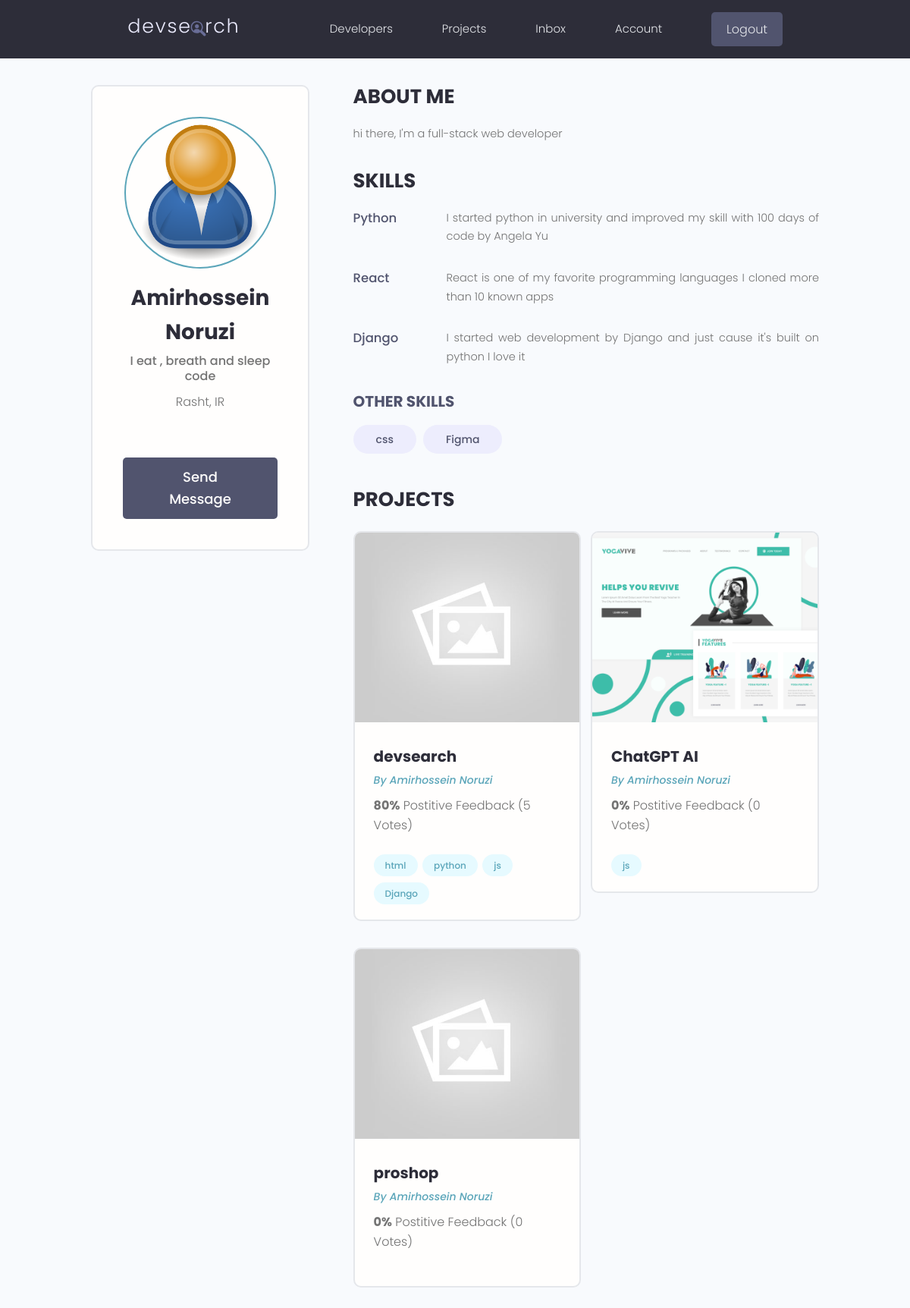
Screenshot of /profile/6ff86173-893d-43ed-918a-2d8f8346ecb2/ (signed in) with the database file from the repository.
### users/models.py (models this page shows, shortened)
class Profile(models.Model):
    user = models.OneToOneField(User, on_delete=models.CASCADE, null=True, blank=True)
    name = models.CharField(max_length=200, null=True, blank=True)
    email = models.EmailField(max_length=500, null=True, blank=True)
    username = models.CharField(max_length=200, null=True, blank=True)
    location = models.CharField(max_length=200, null=True, blank=True)
    short_intro = models.CharField(max_length=200, null=True, blank=True)
    bio = models.TextField(null=True, blank=True)
    profile_image = models.ImageField(default='profiles/user-default.png', upload_to='profiles/', null=True, blank=True)
    social_github = models.CharField(max_length=200, null=True, blank=True)
    social_linkedin = models.CharField(max_length=200, null=True, blank=True)
    social_twitter = models.CharField(max_length=200, null=True, blank=True)
    social_website = models.CharField(max_length=200, null=True, blank=True)
    created = models.DateTimeField(auto_now_add=True)
    id = models.UUIDField(default=uuid.uuid4, primary_key=True, unique=True, editable=False)
    class Meta:
        ordering = ['created']
    @property
    def imageUrl(self):
        try:
            url = self.profile_image.url
        except:
            url = ''
        return url

class Skill(models.Model):
    owner = models.ForeignKey(Profile, on_delete=models.CASCADE, null=True, blank=True)
    name = models.CharField(max_length=200, null=True, blank=True)
    description = models.TextField(null=True, blank=True)
    created = models.DateTimeField(auto_now_add=True)
    id = models.UUIDField(default=uuid.uuid4, primary_key=True, unique=True, editable=False)
    def __str__(self):
        return str(self.name)

### projects/models.py (models this page shows, shortened)
class Project(models.Model):
    owner = models.ForeignKey(Profile, null=True, blank=True, on_delete=models.CASCADE)
    title = models.CharField(max_length=50)
    description = models.TextField(null=True, blank=True)
    featured_image = models.ImageField(default='default.jpg', blank=True, null=True)
    tags = models.ManyToManyField("Tag", blank=True)
    demo_link = models.CharField(max_length=2000, null=True, blank=True)
    source_link = models.CharField(max_length=2000, null=True, blank=True)
    vote_total = models.IntegerField(default=0, null=True, blank=True)
    vote_ratio = models.IntegerField(default=0, null=True, blank=True)
    created = models.DateTimeField(auto_now_add=True)
    id = models.UUIDField(default=uuid.uuid4, primary_key=True, unique=True, editable=False)
    class Meta:
        ordering = ['-vote_ratio', 'vote_total', 'title']
    @property
    def imageUrl(self):
        try:
            url = self.featured_image.url
        except:
            url = ''
        return url

class Tag(models.Model):
    name = models.CharField(max_length=200)
    created = models.DateTimeField(auto_now_add=True)
    id = models.UUIDField(default=uuid.uuid4, primary_key=True, unique=True, editable=False)
    def __str__(self):
        return self.name

### users/views.py (the view)
# urls.py: path('profile/<str:pk>/', views.profilePage, name='single-profile'),
def profilePage(request, pk):
    profileObj = Profile.objects.get(id=pk)
    if request.user.profile == profileObj:
        return redirect('account')
    topSkills = profileObj.skill_set.exclude(description__exact="")
    otherSkills = profileObj.skill_set.filter(description="")
    context = {
        'profile': profileObj,
        'topSkills': topSkills,
        'otherSkills': otherSkills
    }
    return render(request, 'users/user-profile.html', context)

### users/templates/users/user-profile.html (shortened to what this page needs)
{% extends 'base.html' %}
{% block content %}
<main class="profile my-md">
    <div class="container">
        <div class="layout">
            <div class="column column--1of3">
                <div class="card text-center">
                    <div class="card__body dev">
                    <img class="avatar avatar--xl" src="{{profile.imageUrl}}" />
                    <h2 class="dev__name">{{profile.name}}</h2>
                    <p class="dev__title">{{profile.short_intro}}</p>
                    {% if profile.location %}
                        <p class="dev__location">{{profile.location}}</p>
                    {% endif %}
                    <a href="{% url 'send-message' profile.id %}" class="btn btn--sub btn--lg">Send Message </a>
                    </div>
                </div>
            </div>
            <div class="column column--2of3">
                <div class="devInfo">
                    <h3 class="devInfo__title">About Me</h3>
                    <p class="devInfo__about">{{profile.bio}}</p>
                </div>
                <div class="devInfo">
                    <h3 class="devInfo__title">Skills</h3>
                    <div class="devInfo__skills">
                        {% for skill in topSkills %}
                        <div class="devSkill">
                            <h4 class="devSkill__title">{{skill}}</h4>
                            <p class="devSkill__info">{{skill.description}}</p>
                        </div>
                        {% endfor %}
                        <h3 class="devInfo__subtitle">Other Skills</h3>
                        <div class="devInfo__otherSkills">
                            {% for skill in otherSkills %}
                            <span class="tag tag--pill tag--sub tag--lg">
                                <small>{{skill}}</small>
                            </span>
                            {% endfor %}
                        </div>
                    </div>
                </div>
                <div class="devInfo">
                    <h3 class="devInfo__title">Projects</h3>
                    <div class="grid grid--two">
                    {% for project in profile.project_set.all %}
                    <div class="column">
                        <div class="card project">
                        <a href="{% url 'single-project' project.id %}" class="project">
                            <img class="project__thumbnail" src="{{project.imageUrl}}" alt="project thumbnail" />
                            <div class="card__body">
                            <h3 class="project__title">{{project.title}}</h3>
                            <p><a class="project__author" href="profile.html">By {{project.owner.name}}</a></p>
                            <p class="project--rating">
                                <span style="font-weight: bold;">{{project.vote_ratio}}%</span> Postitive
                                Feedback ({{project.vote_total}} Vote{{project.vote_total|pluralize:"s"}})
                            </p>
                            <div class="project__tags">
                                {% for tag in project.tags.all %}
                                <span class="tag tag--pill tag--main">
                                    <small>{{tag}}</small>
                                </span>
                                {% endfor %}
                            </div>
                            </div>
                        </a>
                        </div>
                    </div>
                    {% endfor %}
                    </div>
                </div>
            </div>
        </div>
    </div>
</main>
{% endblock content %}

### devsearch/static/styles/app.css (style rules this page uses)
:root { --color-sub: #2d2d39; }
.btn--sub { background-color: var(--color-sub-light); }
.card { border: 2px solid var(--color-light); }
img { width: 100%; }
.profile .card > .dev { padding: 4rem; }
.dev__name { color: var(--color-sub); font-size: 2.8rem; font-weight: 700; margin-top: 1rem; margin-bottom: 0.5rem; }
.dev__title { font-size: 1.6rem; font-weight: 500; line-height: 1.3; }
.dev__location { margin-top: 1rem; }
.devInfo { margin-bottom: 3rem; }
.devInfo__title, .devInfo__subtitle { font-size: 2.6rem; color: var(--color-sub); text-transform: uppercase; font-weight: 700; margin-bottom: 1.5rem; }
.devInfo__subtitle { font-size: 2rem; color: var(--color-sub-light); }
.devInfo__about, .devSkill__info { font-size: 1.45rem; line-height: 1.7; text-align: justify; }
.devSkill { margin-bottom: 3rem; }
.devSkill__title { font-size: 1.65rem; font-weight: 500; color: var(--color-sub-light); }
@media screen and (min-width: 700px) { .devSkill { display: flex; justify-content: space-between; gap: 3rem; } }
@media screen and (min-width: 700px) { .devSkill__info { flex-basis: 80%; } }
.project__author { font-size: 1.4rem; font-style: italic; }
.project--rating { margin-bottom: 1.6em; margin-top: .5em; }
.project__thumbnail { height: 25rem; object-fit: cover; object-position: top center; }
.project__title { font-size: 2rem; font-weight: 700; color: var(--color-sub); }

### devsearch/static/uikit/styles/modules/_variables.css (style rules this page uses)
:root { --color-main: #5aa5b9; --color-main-light: #e6faff; --color-sub: #3f4156; --color-sub-light: #51546e; --color-sub-lighter: #ededfd; --color-text: #737373; --color-gray: #8b8b8b; --color-light: #e5e7eb; --color-light-gray: #767676; --color-bg: #f8fafd; --color-white: #fffefd; --color-white-light: #f3f3f3; --color-success: #359e64; --color-success-bg: #def8e8; --color-error: #fc4b0b; --color-error-bg: #fff2ee; --font-base: 'Poppins', arial, helvetica, 'Segoe UI', roboto, ubuntu, sans-serif; --font-monospace: 'Fira Code', 'Courier New', courier, monospace; --font-regular: 300; --font-medium: 500; --font-bold: 700; --generic-shadow: 1px 1px 5px #00000010; --generic-transition: all 0.3s ease-in-out; }

### devsearch/static/uikit/styles/modules/_base.css (style rules this page uses)
* { margin: 0; padding: 0; box-sizing: border-box; text-rendering: optimizeLegibility; color: inherit; font-size: inherit; }
html { font-size: 50%; }
@media only screen and (min-width: 480px) { html { font-size: 56.25%; } }
@media only screen and (min-width: 1200px) { html { font-size: 62.5%; } }
body { line-height: 1.6; font-weight: 400; font-size: 1.5rem; color: var(--color-text); background-color: var(--color-bg); min-height: 100vh; }

### devsearch/static/uikit/styles/modules/_typography.css (style rules this page uses)
* { font-family: var(--font-base); }
h2 { font-size: 3.6rem; font-weight: var(--font-bold); }
h3 { font-size: 3.2rem; font-weight: var(--font-medium); }
h4 { font-size: 2.8rem; font-weight: var(--font-medium); }
p, span, strong { font-size: 1.6rem; color: var(--color-text); font-weight: var(--font-regular); }
a { padding-bottom: 2px; text-decoration: none; display: inline-block; color: var(--color-main); font-weight: var(--font-medium); }

### devsearch/static/uikit/styles/modules/_utilities.css (style rules this page uses)
.container { width: 92%; max-width: 165rem; margin: 0 auto; box-sizing: border-box; }
@media screen and (min-width: 1000px) { .container { width: 90%; } }
@media screen and (min-width: 1200px) { .container { width: 80%; } }
.text-center { text-align: center; }
.my-md { margin: 3rem auto; }

### devsearch/static/uikit/styles/modules/_avatar.css (style rules this page uses)
.avatar { border-radius: 50%; border: 2px solid var(--color-main); object-fit: cover; }
.avatar--xl { height: 20rem; width: 20rem; }

### devsearch/static/uikit/styles/modules/_button.css (style rules this page uses)
.btn { display: inline-block; position: relative; cursor: pointer; background-color: var(--color-light); font-weight: var(--font-medium); color: var(--color-sub); text-decoration: none; padding: 1rem 2rem; border-radius: 0.5rem; border: none; width: -webkit-fit-content; width: -moz-fit-content; width: fit-content; height: -webkit-fit-content; height: -moz-fit-content; height: fit-content; font-size: 1.6rem; outline-width: 0; outline-color: transparent; -webkit-backface-visibility: hidden; backface-visibility: hidden; transition: all 0.3s ease-in-out; }
.btn--sub { background-color: var(--color-sub); color: var(--color-white); }
.btn--lg { font-size: 1.8rem; padding: 1.2rem 4.5rem; }

### devsearch/static/uikit/styles/modules/_card.css (style rules this page uses)
.card { border-radius: 1rem; background-color: var(--color-white); border: 1.5px solid var(--color-light); width: auto; height: auto; margin-top: 0.5rem; margin-bottom: 0.5rem; overflow: hidden; }
.card__body, .card__header { padding: 2rem 2.5rem; }

### rows the page displays
Profile: imageUrl (placeholder picture), name "Amirhossein Noruzi", short_intro "I eat , breath and sleep code", location "Rasht, IR", bio "hi there, I'm a full-stack web developer"
Skill: name "Python", description "I started python in university and improved my skill with 100 days of code by Angela Yu"
Skill: name "React", description "React is one of my favorite programming languages I cloned more than 10 known apps"
Skill: name "Django", description "I started web development by Django and just cause it's built on python I love it"
Skill: name "css"
Skill: name "Figma"
Project: imageUrl (placeholder picture), title "devsearch", owner.name "Amirhossein Noruzi", vote_ratio "80", vote_total "5"
Tag: name "html"
Tag: name "python"
Tag: name "js"
Tag: name "Django"
Project: imageUrl (picture), title "ChatGPT AI", owner.name "Amirhossein Noruzi", vote_ratio "0", vote_total "0"
Project: imageUrl (placeholder picture), title "proshop", owner.name "Amirhossein Noruzi", vote_ratio "0", vote_total "0"
